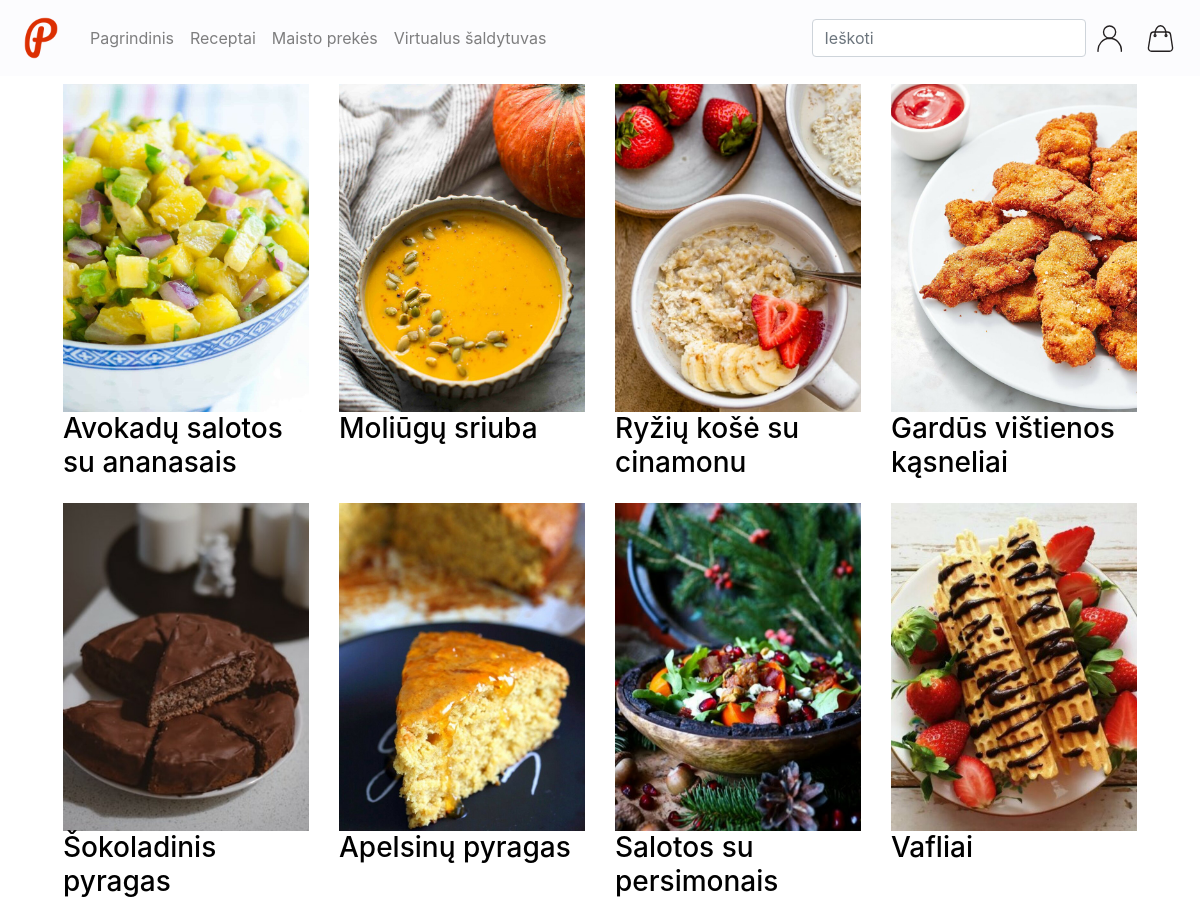
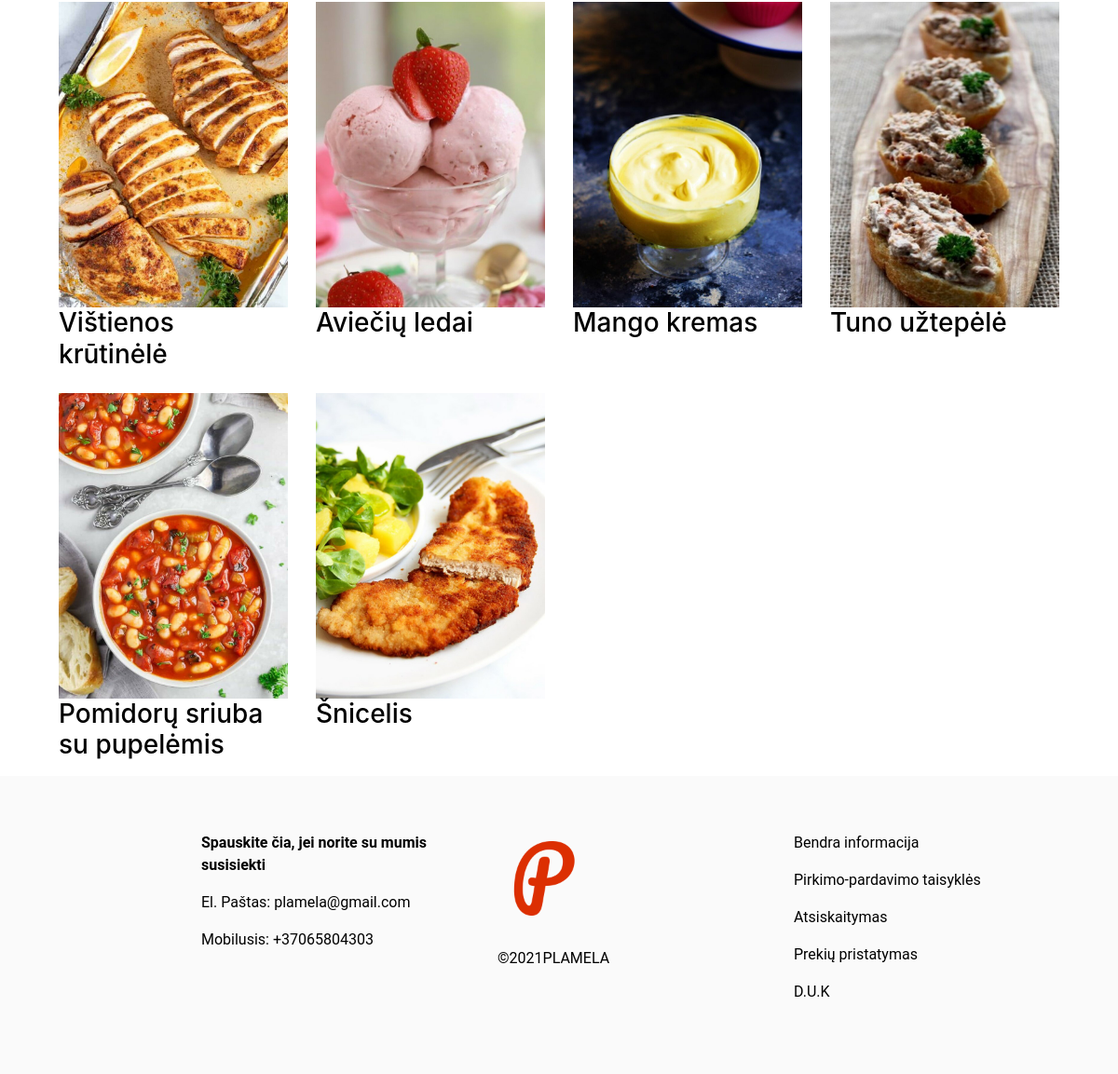
/visireceptai.php, run on the app's committed database (2 pictures, top to bottom).
### tables this page shows
CREATE TABLE `recipes` (
  `rec_id` int(11) NOT NULL,
  `rec_name` varchar(32) NOT NULL,
  `rec_desc` text NOT NULL,
  `rec_ingredients` text NOT NULL,
  `rec_approxPrice` varchar(32) NOT NULL,
  `rec_calories` int(11) NOT NULL,
  `rec_img` varchar(32) NOT NULL
);

### visireceptai.php (the view, shortened to what this page needs)
<!DOCTYPE html>
<html lang="lt">
<head>
</head>
<body>
	<div class="row mx-5 receptai">
        <?php
            include 'dbconnect.php';
            $REZ = $dbconnect -> query("SELECT `rec_id`, `rec_name`, `rec_desc`, `rec_ingredients`, `rec_approxPrice`, `rec_img` FROM `recipes`")
            or die(mysql_error());
            $recipes = [];
            for ($i = 0;  $i < $REZ->num_rows; $i++) {
                $recipes[$i] = $REZ -> fetch_assoc();
            }
            for ($i = 0;  $i < count($recipes); $i++) {
                echo '<div class="col-lg-3 col-md-4 col-xs-6 my-2">';
                echo '  <a href="receptas.php/?recid=' . $recipes[$i]['rec_id'] . '">';
                echo '      <img style="width:100%" src="rec-img/' . $recipes[$i]['rec_img'] . '">';
                echo '      <h3>' . $recipes[$i]['rec_name'] . '</h3>';
                echo '  </a>';
                echo '</div>';
            }
        ?>
	</div>
</body>
</html>

### style2.css (style rules this page uses)
.receptai a { text-decoration: none; color: black; }

### data on the page
recipes: rec_img (picture), rec_name "Avokadų salotos su ananasais"
recipes: rec_img (picture), rec_name "Moliūgų sriuba"
recipes: rec_img (picture), rec_name "Ryžių košė su cinamonu"
recipes: rec_img (picture), rec_name "Gardūs vištienos kąsneliai"
recipes: rec_img (picture), rec_name "Šokoladinis pyragas"
recipes: rec_img (picture), rec_name "Apelsinų pyragas"
recipes: rec_img (picture), rec_name "Salotos su persimonais"
recipes: rec_img (picture), rec_name "Vafliai"
recipes: rec_img (picture), rec_name "Vištienos krūtinėlė"
recipes: rec_img (picture), rec_name "Aviečių ledai"
recipes: rec_img (picture), rec_name "Mango kremas"
recipes: rec_img (picture), rec_name "Tuno užtepėlė"
recipes: rec_img (picture), rec_name "Pomidorų sriuba su pupelėmis"
recipes: rec_img (picture), rec_name "Šnicelis"
